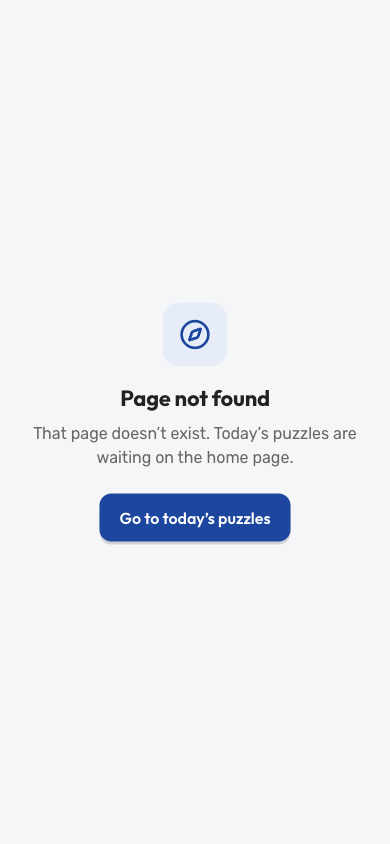
#> input picture .playwright-mcp/friend-data-mine-phone.png, 390 x 844 px
$ python -i glitchlib.py   (imports and definitions only)
#> lines starting #> are read from the running program, lines starting #| are printed output that depends on the picture
"""glitchlib -- reusable raster glitch effects (numpy + OpenCV + PIL).

Conventions
-----------
* Images are uint8 RGB arrays shaped (H, W, 3). Every function returns a NEW array and
  never modifies its input.
* Randomness comes only from the numpy Generator that is passed in (`rng`), so every
  effect is deterministic for a given seed. Use `frame_rng(seed, frame_index, tag)` to get
  an independent, reproducible stream per frame and per effect.
* "amount"/"strength" parameters are 0..1 unless noted; distances are in pixels.

Effect families
---------------
geometry   translate, zoom, remap_rows, wave, row_jitter, vroll, melt
channels   rgb_split, invert, channel_swap, desaturate, adjust, hue_rotate
digital    slice_shift, band_repeat, interlace, tear_mix, block_corrupt, ghost_blocks,
           pixelate, posterize, jpeg_datamosh (real byte-level JPEG corruption), pixel_sort,
           content_band (aim an effect at the picture's content), decoder_death
analog     scanlines, chroma_bleed, echo, tracking_band, head_switch, dropouts,
           tv_static, static_mix, glow, crt_collapse
tonal      white_flash
safety     flash_luma, flash_transition, opposing_count (photosensitive-flash metric)
"""
import io
import zlib
from functools import lru_cache

import cv2
import numpy as np
from PIL import Image, ImageFile

ImageFile.LOAD_TRUNCATED_IMAGES = True  # decode damaged JPEGs instead of raising


# =============================================================================== helpers
# [4 lines left out: function frame_rng, not called in this run]


def clamp01(x):
    return 0.0 if x < 0 else 1.0 if x > 1 else float(x)


def lerp(a, b, t):
    return a + (b - a) * t


def smoothstep(e0, e1, x):
    t = clamp01((x - e0) / (e1 - e0)) if e1 != e0 else float(x >= e1)
    return t * t * (3 - 2 * t)


# [11 lines left out: functions _grid, _solid, not called in this run]


def _ri(x):
    return int(round(float(x)))


# ============================================================================== geometry
# [122 lines left out: functions translate, zoom, remap_rows, wave, row_jitter, vroll and 5 more, not called in this run]


def adjust(img, gain=1.0, bias=0.0):
    """out = img*gain + bias (saturating)."""
    return cv2.convertScaleAbs(img, alpha=float(gain), beta=float(bias))


# [64 lines left out: functions hue_rotate, slice_shift, band_repeat, interlace, tear_mix, not called in this run]


BLOCK_MODES = ("copy", "smear_v", "smear_h", "dc", "tint", "gray", "swap", "quant", "run")


# [380 lines left out: functions block_corrupt, ghost_blocks, pixelate, _bayer, posterize, _jpeg_scans and 10 more, not called in this run]


def chroma_bleed(img, width=12, shift=4, sat=1.0):
    """VHS chroma: colour smeared sideways and offset from the luma."""
#> called with width = 12, shift = 4, sat = 1
    ycc = cv2.cvtColor(img, cv2.COLOR_RGB2YCrCb)
#> ycc: shape (844, 390, 3); mean of channels 0, 1, 2 239.7, 126.3, 130.4
    y, cr, cb = cv2.split(ycc)
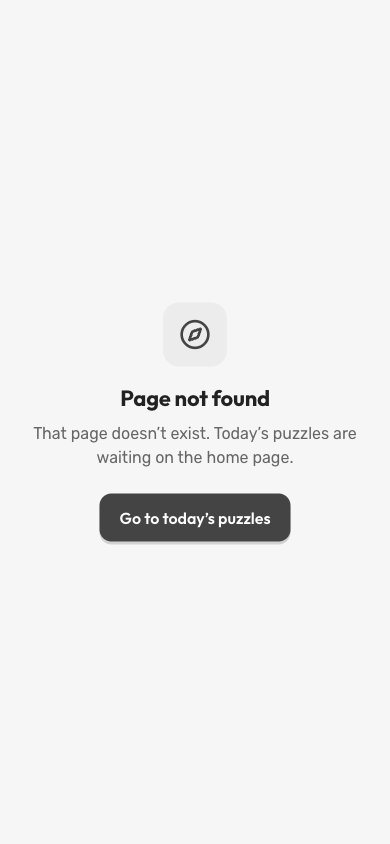
#> y: shape (844, 390); min 34, max 255, mean 239.7
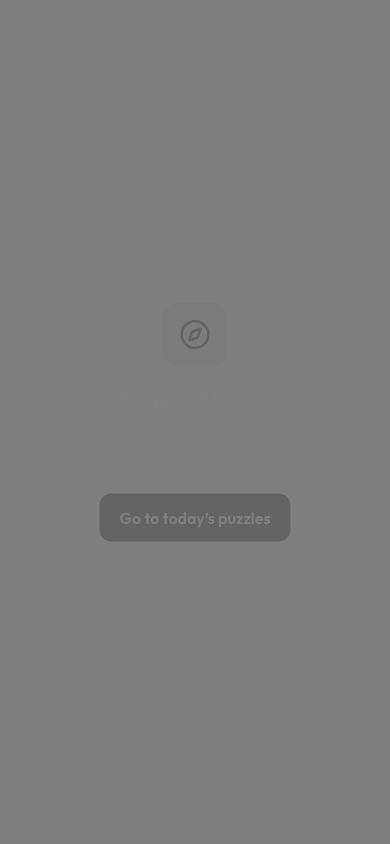
#> cr: shape (844, 390); min 100, max 128, mean 126.3
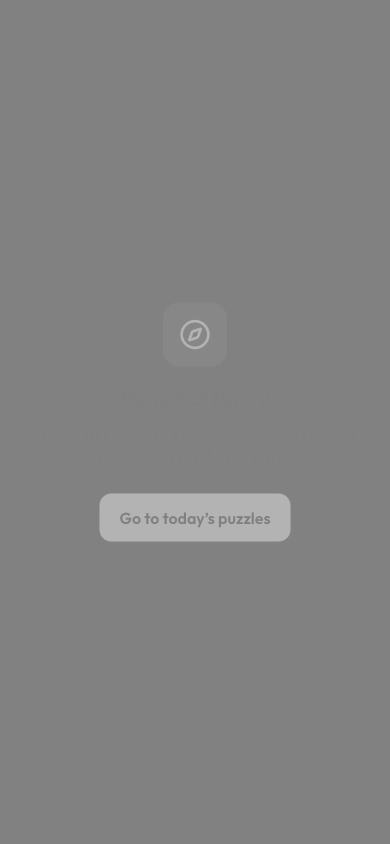
#> cb: shape (844, 390); min 128, max 179, mean 130.4
    k = max(1, int(width))
    cr = cv2.blur(cr, (k, 1))
    cb = cv2.blur(cb, (k, 1))
    if shift:
        cr = np.roll(cr, int(shift), axis=1)
        cb = np.roll(cb, int(shift), axis=1)
    if sat != 1.0:
        cr = cv2.addWeighted(cr, sat, cr, 0, 128 * (1 - sat))
        cb = cv2.addWeighted(cb, sat, cb, 0, 128 * (1 - sat))
    return cv2.cvtColor(cv2.merge([y, cr, cb]), cv2.COLOR_YCrCb2RGB)


def echo(img, dx, strength=0.25):
    """Multipath ghost: faint copy of the picture offset to the right."""
    return cv2.addWeighted(img, 1.0 - strength * 0.5, np.roll(img, int(dx), axis=1), strength * 0.5, 0)


# [76 lines left out: functions tracking_band, head_switch, dropouts, tv_static, ui_mask, not called in this run]


def composite(mask, a, b):
    """a where mask is True, b elsewhere."""
    return np.where(mask[..., None], a, b)


# [38 lines left out: functions static_mix, glow, crt_collapse, not called in this run]


# ======================================================================= photosensitivity
# Harding / Ofcom / ITU-R BT.1702 style "general flash" metric. A transition is a change of
# >= 20 cd/m2 (nominal 200 cd/m2 display) over >= 25% of the screen where the darker state is
# below 160 cd/m2; a flash is a pair of opposing transitions; > 3 flashes in any 1 s fails.
_LIN200 = ((np.arange(256) / 255.0) ** 2.2 * 200.0).astype(np.float32)
FLASH_GRID = (240, 135)


# [37 lines left out: functions flash_luma, flash_transition, opposing_count, white_flash, not called in this run]

>>> import cv2
>>> picture = cv2.cvtColor(cv2.imread('../../.playwright-mcp/friend-data-mine-phone.png'), cv2.COLOR_BGR2RGB)
>>> result = chroma_bleed(picture)

$ run again, on .playwright-mcp/friend-datamine-phone.png
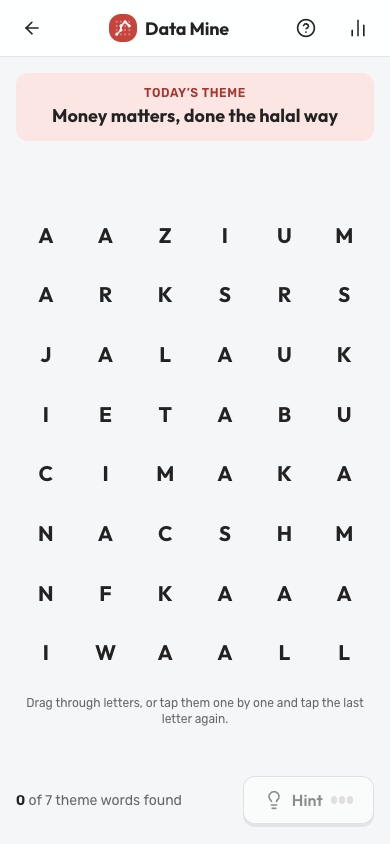
#> input picture .playwright-mcp/friend-datamine-phone.png, 390 x 844 px
#> ycc: shape (844, 390, 3); mean of channels 0, 1, 2 240.2, 128, 128.4
#> in chroma_bleed, `y, cr, cb = cv2.split(ycc)`:
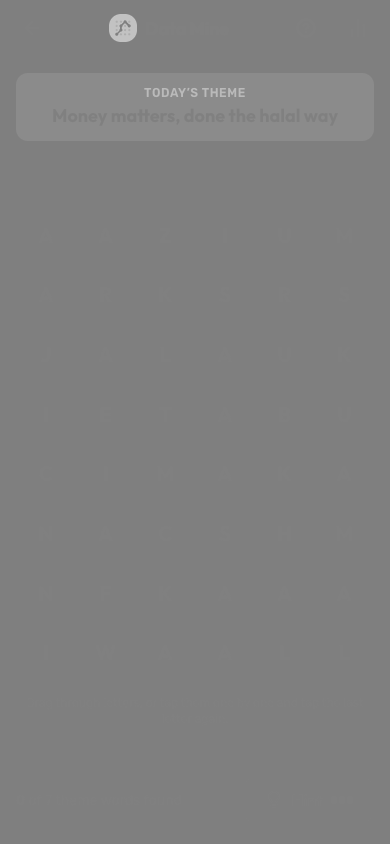
#> cr: shape (844, 390); min 127, max 194, mean 128
